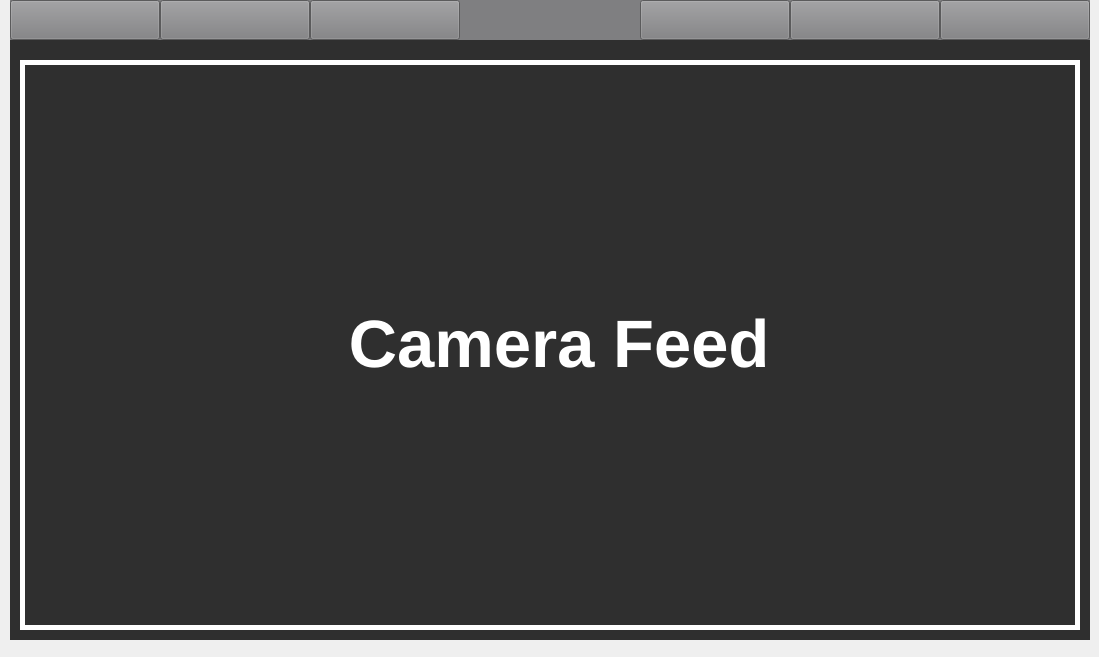
<?xml version="1.0" encoding="UTF-8"?>
<ui version="4.0">
 <class>MainWindow</class>
 <widget class="QMainWindow" name="MainWindow">
  <property name="geometry">
   <rect>
    <x>0</x>
    <y>0</y>
    <width>1099</width>
    <height>657</height>
   </rect>
  </property>
  <property name="windowTitle">
   <string>MainWindow</string>
  </property>
  <widget class="QWidget" name="centralwidget">
   <widget class="QWidget" name="widget" native="true">
    <property name="geometry">
     <rect>
      <x>10</x>
      <y>0</y>
      <width>1080</width>
      <height>640</height>
     </rect>
    </property>
    <property name="styleSheet">
     <string notr="true">background-color: rgba(47, 47, 47);
</string>
    </property>
    <widget class="QLabel" name="label">
     <property name="geometry">
      <rect>
       <x>0</x>
       <y>0</y>
       <width>1080</width>
       <height>40</height>
      </rect>
     </property>
     <property name="styleSheet">
      <string notr="true">background-color:rgb(127, 127, 129)</string>
     </property>
     <property name="text">
      <string/>
     </property>
    </widget>
    <widget class="QPushButton" name="home">
     <property name="geometry">
      <rect>
       <x>0</x>
       <y>0</y>
       <width>150</width>
       <height>40</height>
      </rect>
     </property>
     <property name="styleSheet">
      <string notr="true">QPushButton#home{
	image: url(:/image/home.jpg);
	background-color: rgba(127, 127, 129,255);
}

QPushButton#home:hover{
	background-color: rgba(159, 159, 162, 255);
}

QPushButton#home:pressed{
	padding-left: 5px;
	padding-top: 5px;
	background-color: rgb(127, 127, 129,255);
}</string>
     </property>
     <property name="text">
      <string/>
     </property>
     <property name="icon">
      <iconset>
       <normaloff>home.jpg</normaloff>home.jpg</iconset>
     </property>
     <property name="iconSize">
      <size>
       <width>40</width>
       <height>40</height>
      </size>
     </property>
    </widget>
    <widget class="QPushButton" name="camera">
     <property name="geometry">
      <rect>
       <x>150</x>
       <y>0</y>
       <width>150</width>
       <height>40</height>
      </rect>
     </property>
     <property name="styleSheet">
      <string notr="true">QPushButton#camera{
	image: url(:/image/camera.jpg);
	background-color: rgba(127, 127, 129,255);
}

QPushButton#camera:hover{
	background-color: rgba(159, 159, 162, 255);
}

QPushButton#camera:pressed{
	padding-left: 5px;
	padding-top: 5px;
	background-color: rgb(127, 127, 129,255);
}</string>
     </property>
     <property name="text">
      <string/>
     </property>
     <property name="icon">
      <iconset>
       <normaloff>camera.jpg</normaloff>camera.jpg</iconset>
     </property>
     <property name="iconSize">
      <size>
       <width>50</width>
       <height>40</height>
      </size>
     </property>
    </widget>
    <widget class="QPushButton" name="gallery">
     <property name="geometry">
      <rect>
       <x>300</x>
       <y>0</y>
       <width>150</width>
       <height>40</height>
      </rect>
     </property>
     <property name="styleSheet">
      <string notr="true">QPushButton#gallery{
	image: url(:/image/gallery.jpg);
	background-color: rgba(127, 127, 129,255);
}

QPushButton#gallery:hover{
	background-color: rgba(159, 159, 162, 255);
}

QPushButton#gallery:pressed{
	padding-left: 5px;
	padding-top: 5px;
	background-color: rgb(127, 127, 129,255);
}</string>
     </property>
     <property name="text">
      <string/>
     </property>
     <property name="icon">
      <iconset>
       <normaloff>gallery.jpg</normaloff>gallery.jpg</iconset>
     </property>
     <property name="iconSize">
      <size>
       <width>50</width>
       <height>35</height>
      </size>
     </property>
    </widget>
    <widget class="QPushButton" name="settings">
     <property name="geometry">
      <rect>
       <x>630</x>
       <y>0</y>
       <width>150</width>
       <height>40</height>
      </rect>
     </property>
     <property name="styleSheet">
      <string notr="true">QPushButton#settings{
	image: url(:/image/settings.jpg);
	background-color: rgba(127, 127, 129,255);
}

QPushButton#settings:hover{
	background-color: rgba(159, 159, 162, 255);
}

QPushButton#settings:pressed{
	padding-left: 5px;
	padding-top: 5px;
	background-color: rgb(127, 127, 129,255);
}</string>
     </property>
     <property name="text">
      <string/>
     </property>
     <property name="icon">
      <iconset>
       <normaloff>settings.jpg</normaloff>settings.jpg</iconset>
     </property>
     <property name="iconSize">
      <size>
       <width>40</width>
       <height>38</height>
      </size>
     </property>
    </widget>
    <widget class="QPushButton" name="help">
     <property name="geometry">
      <rect>
       <x>780</x>
       <y>0</y>
       <width>150</width>
       <height>40</height>
      </rect>
     </property>
     <property name="styleSheet">
      <string notr="true">QPushButton#help{
	image: url(:/image/help.jpg);
	background-color: rgba(127, 127, 129,255);
}

QPushButton#help:hover{
	background-color: rgba(159, 159, 162, 255);
}

QPushButton#help:pressed{
	padding-left: 5px;
	padding-top: 5px;
	background-color: rgb(127, 127, 129,255);
}</string>
     </property>
     <property name="text">
      <string/>
     </property>
     <property name="icon">
      <iconset>
       <normaloff>help.jpg</normaloff>help.jpg</iconset>
     </property>
     <property name="iconSize">
      <size>
       <width>40</width>
       <height>38</height>
      </size>
     </property>
    </widget>
    <widget class="QPushButton" name="exit">
     <property name="geometry">
      <rect>
       <x>930</x>
       <y>0</y>
       <width>150</width>
       <height>40</height>
      </rect>
     </property>
     <property name="styleSheet">
      <string notr="true">QPushButton#exit{
	image: url(:/image/exit.jpg);
	background-color: rgba(127, 127, 129,255);
}

QPushButton#exit:hover{
	background-color: rgba(159, 159, 162, 255);
}

QPushButton#exit:pressed{
	padding-left: 5px;
	padding-top: 5px;
	background-color: rgb(127, 127, 129,255);
}</string>
     </property>
     <property name="text">
      <string/>
     </property>
     <property name="icon">
      <iconset>
       <normaloff>exit.jpg</normaloff>exit.jpg</iconset>
     </property>
     <property name="iconSize">
      <size>
       <width>40</width>
       <height>38</height>
      </size>
     </property>
    </widget>
    <widget class="QLabel" name="cameraFeed">
     <property name="geometry">
      <rect>
       <x>10</x>
       <y>60</y>
       <width>1060</width>
       <height>570</height>
      </rect>
     </property>
     <property name="font">
      <font>
       <pointsize>50</pointsize>
       <weight>75</weight>
       <bold>true</bold>
      </font>
     </property>
     <property name="styleSheet">
      <string notr="true">color: rgb(255, 255, 255);
border: 5px solid rgba(255, 255, 255)</string>
     </property>
     <property name="text">
      <string>&lt;html&gt;&lt;head/&gt;&lt;body&gt;&lt;p align=&quot;center&quot;&gt;Camera Feed&lt;/p&gt;&lt;/body&gt;&lt;/html&gt;</string>
     </property>
     <property name="scaledContents">
      <bool>false</bool>
     </property>
    </widget>
   </widget>
  </widget>
 </widget>
 <resources>
  <include location="res.qrc"/>
 </resources>
 <connections/>
</ui>
